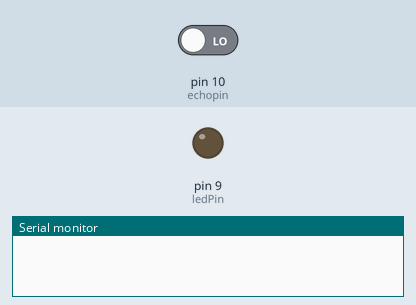
Recording of a sketch running on a simulated Arduino Uno, built with avr-gcc and run on an emulated ATmega328P. On the bench: output pins drawn as LEDs (lit = HIGH), the last lines printed to the serial monitor. The inputs (shaded band) are chosen by the test bench; at power-on: pin 10 (echopin) LOW. Pins used as bus, display or sensor lines are not drawn.

Above: at 0.1 s.
At 1.2 s:
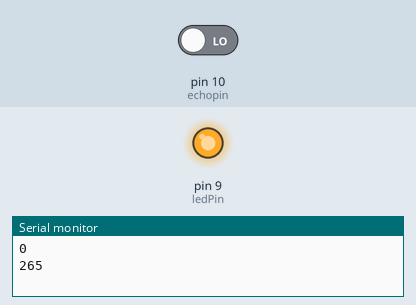
Timing chart, 0 to 2.7 s (numbered marks = the images above):
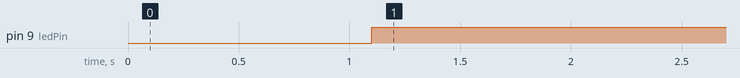

The sketch:

OBSTACLE__DETECTION__LED.ino
```cpp
//Defining the pins
#define triggerpin 12
#define echopin 10
#define ledPin 9

//Declaring the variables
int duration = 0;
int distance = 0;
int val = 0;

void setup() {

  pinMode(triggerpin, OUTPUT);
  pinMode(echopin, INPUT);
  pinMode(ledPin, OUTPUT);

  Serial.begin(9600);

}

void loop() {

  //Generate Pulse
  digitalWrite(triggerpin, LOW);
  delayMicroseconds(2);

  digitalWrite(triggerpin, HIGH);
  delayMicroseconds(10);
  delay(100);

  digitalWrite(triggerpin,LOW);

  //Calculate Diastance
  duration = pulseIn(echopin, HIGH);
  distance = (duration * 0.0343) / 2;
  Serial.println(distance);


  if (distance < 50)
    val = map(distance, 2, 50, 255, 0);
  else
    val = 0;

   Serial.println(val);

  analogWrite(ledPin, val);
  delay(100);
}
```

Measured:
- by itself, pin 9 (ledPin): LOW → HIGH at 1.1 s
